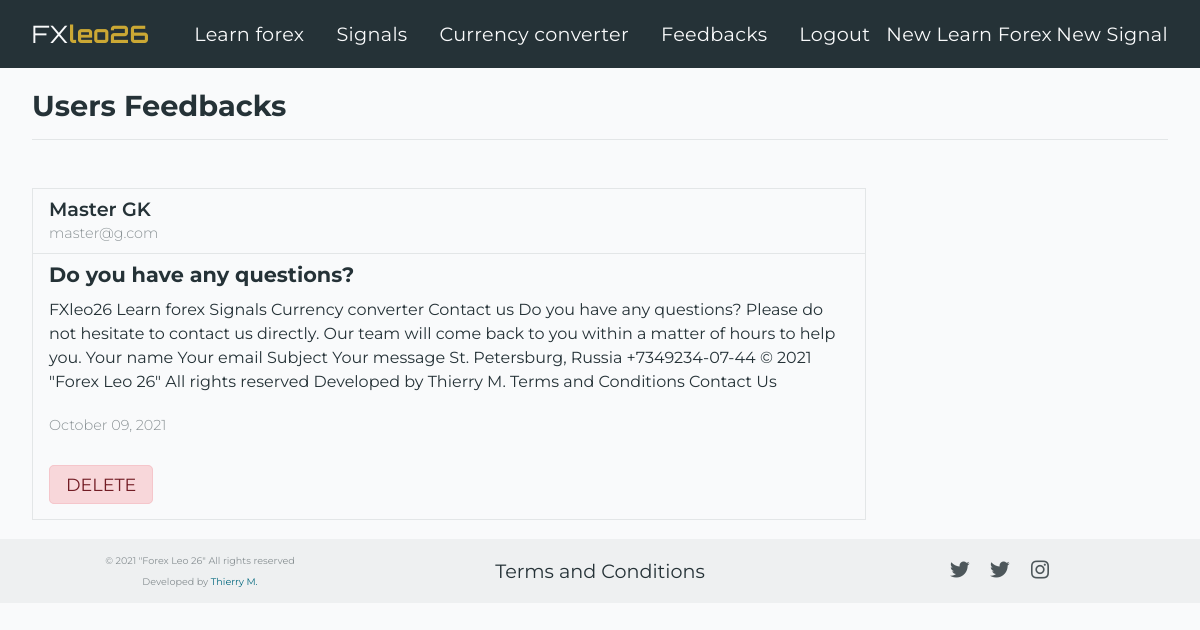
/feedback (signed in), run on the app's committed database.
### forex_26_app/models.py (models this page shows, shortened)
class Feedback(db.Model):
    id = db.Column(db.Integer, nullable=False, primary_key = True)
    name = db.Column(db.String(100), nullable=False)
    email = db.Column(db.String(100), nullable=False)
    subject = db.Column(db.String(100), nullable=False)
    message = db.Column(db.Text, nullable=False)
    posted_date = db.Column(db.DateTime, nullable=False, default = datetime.utcnow)

### forex_26_app/routes.py (the view)
@app.route('/feedback')
@login_required
def feedback():
    feedbacks = Feedback.query.order_by(Feedback.posted_date.desc())
    return render_template('feedback.html', feedbacks=feedbacks)

### forex_26_app/models.py (called while the page is built)
@login_manager.user_loader
def load_user(user_id):
    return Admin.query.get(int(user_id))

### forex_26_app/templates/feedback.html
{% extends "layout.html" %}
{% block content %}
<section class="feedback-section">
    <div class="section-top">
        <h2>Users Feedbacks</h2>
    </div>
    {% for feedback in feedbacks %}
    {% if feedback %}
    <div class="feedback-cards">
        <div class="feedback-card">
            <div class="card-header-container feedback-pad">
                <span class="feedback-usr_name">{{ feedback.name }}</span>
                <span class="feedback-email">{{ feedback.email }}</span>
            </div>
            <div class="card-main-container feedback-pad">
                <h2 class="feedback-subject">
                    {{ feedback.subject }}
                </h2>
                <p class="body feedback-body">
                    {{ feedback.message }}
                </p>
            </div>
            <span class="feedback-date feedback-pad">{{ feedback.posted_date.strftime("%B %d, %Y") }}</span>
            <div class="feedback-footer feedback-pad">
                <a href="{{ url_for('delete_feedback', feedback_id=feedback.id) }}" class="btn btn-outline-danger">DELETE</a>
            </div>
        </div>
    </div>
    {% endif %}
    {% endfor %}
</section>
{% endblock %}

### forex_26_app/static/feedback.css (style rules this page uses)
.feedback-pad { padding: .5rem 1rem; }
.feedback-section { color: var(--primary-clr); }
.feedback-cards { display: flex; flex-wrap: wrap; gap: 2rem; }
.feedback-card { border: thin solid var(--gray-border-clr); }
.card-header-container { display: flex; flex-direction: column; border-bottom: thin solid var(--gray-border-clr); }
.feedback-usr_name { font-weight: 600; font-size: 1.2rem; margin-bottom: .2rem; }
.feedback-email { font-weight: 300; font-size: .9rem; margin-bottom: .2rem; color: var(--text-mute); }
.feedback-subject { font-size: 1.3rem; margin-bottom: .7rem; }
.feedback-body { margin-bottom: .8rem; width: 50rem; line-height: 1.5rem; }
.feedback-date { font-weight: 300; font-size: .9rem; color: var(--text-mute); }
.feedback-footer { margin-top: 2rem; margin-bottom: 1rem; }

### forex_26_app/static/style.css (style rules this page uses)
*, *::before, *::after { margin: 0px; padding: 0px; box-sizing: border-box; }
:root { --primary-clr: hsl(197, 20%, 18%); --primary-clr-alt: hsl(197, 8%, 33%); --second-clr: hsl(46, 59%, 50%); --gray-clr: hsl(200, 10%, 94%); --gray-border-clr: #2532371a; --text-mute: hsl(196, 5%, 56%); --white-clr: hsl(210, 20%, 98%); --link-clr: #05697f; --link-clr-alt: #cfe2e0; --red-clr: #d33b25; --red-clr-alt: #ffd4d8; }
body { position: relative; background-color: var(--white-clr); color: var(--primary-clr); font-family: 'Montserrat', sans-serif; }
a { text-decoration: none; }
.btn { cursor: pointer; border: none; transition: 300ms color, 300ms border, 300ms background-color; font-size: 1.1rem; padding: .5rem 1rem; margin-top: 1.2rem; border-radius: 5px; }
.btn-outline-danger { background-color: #f8d7da; color: #721c24; border: thin solid #f5c6cb; }
.section-top { margin-bottom: 3rem; border-bottom: thin solid var(--gray-border-clr); padding-bottom: .3rem; }
.section-top h2 { font-size: 1.8rem; color: var(--primary-clr); margin-bottom: .7rem; }

### data on the page
Feedback: name "Master GK", email "master@g.com", subject "Do you have any questions?", message "FXleo26 Learn forex Signals Currency converter Contact us Do you have any questions? Please do not hesitate to contact us directly. Our team will come back to you within a matter of hours to help you. Your name Your email Subject Your message St. Petersburg, Russia +7349234-07-44 © 2021 \"Forex Leo 26\" All rights reserved Developed by Thierry M. Terms and Conditions Contact Us", posted_date "October 09, 2021"
